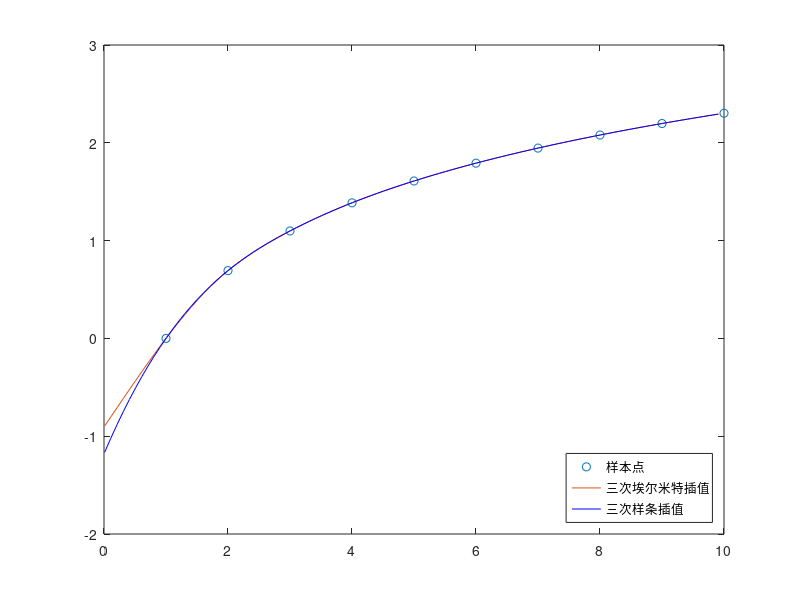

The MATLAB source for this figure:
x = 1:10;
y = log(x); %lnx
plot(x,y,'o') % 描点作图
hold on;
new_x = 0.01:0.1:10;
p = pchip(x,y,new_x); % 三次埃尔米特插值法
plot(new_x,p)
hold on;
p = spline(x,y,new_x);% 三次样条插值
plot(new_x,p,'b-')
legend('样本点', '三次埃尔米特插值', '三次样条插值', 'Location', 'SouthEast');
